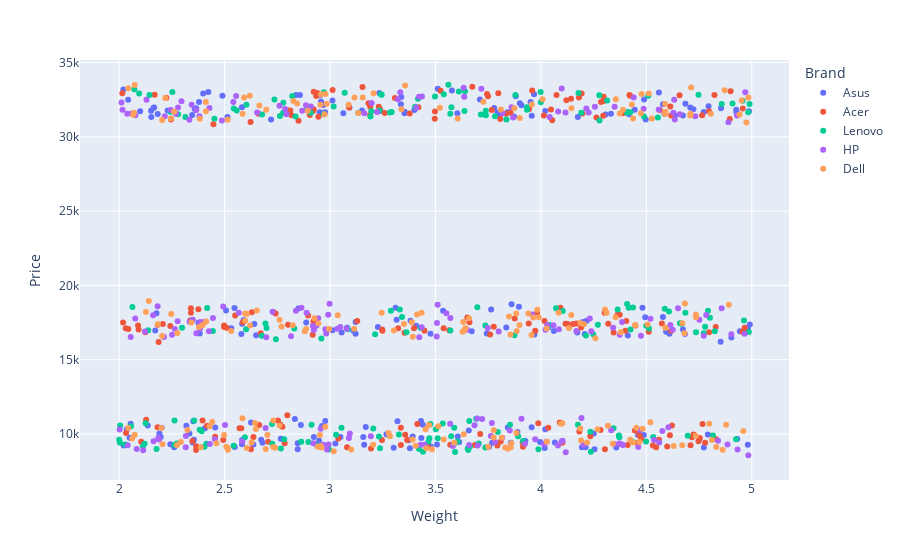

The cell this chart's notebook holds for it:
### Code cell
fig = px.scatter(data_frame=df, x = 'Weight', y = 'Price', color = 'Brand')
fig.show()

### Figure 1 — Plotly figure (JSON) as saved in the notebook; plotly's stock layout.template omitted (floating-point values rounded to 4 significant figures; data arrays with more than 128 entries replaced by an {"elided": "..."} marker saying what was removed)
{"data": [{"hovertemplate": "Brand=Asus<br>Weight=%{x}<br>Price=%{y}<extra></extra>", "legendgroup": "Asus", "marker": {"color": "#636efa", "symbol": "circle"}, "mode": "markers", "name": "Asus", "orientation": "v", "showlegend": true, "type": "scatter", "x": {"elided": "206 float values"}, "xaxis": "x", "y": {"elided": "206 float values"}, "yaxis": "y"}, {"hovertemplate": "Brand=Acer<br>Weight=%{x}<br>Price=%{y}<extra></extra>", "legendgroup": "Acer", "marker": {"color": "#EF553B", "symbol": "circle"}, "mode": "markers", "name": "Acer", "orientation": "v", "showlegend": true, "type": "scatter", "x": {"elided": "204 float values"}, "xaxis": "x", "y": {"elided": "204 float values"}, "yaxis": "y"}, {"hovertemplate": "Brand=Lenovo<br>Weight=%{x}<br>Price=%{y}<extra></extra>", "legendgroup": "Lenovo", "marker": {"color": "#00cc96", "symbol": "circle"}, "mode": "markers", "name": "Lenovo", "orientation": "v", "showlegend": true, "type": "scatter", "x": {"elided": "190 float values"}, "xaxis": "x", "y": {"elided": "190 float values"}, "yaxis": "y"}, {"hovertemplate": "Brand=HP<br>Weight=%{x}<br>Price=%{y}<extra></extra>", "legendgroup": "HP", "marker": {"color": "#ab63fa", "symbol": "circle"}, "mode": "markers", "name": "HP", "orientation": "v", "showlegend": true, "type": "scatter", "x": {"elided": "190 float values"}, "xaxis": "x", "y": {"elided": "190 float values"}, "yaxis": "y"}, {"hovertemplate": "Brand=Dell<br>Weight=%{x}<br>Price=%{y}<extra></extra>", "legendgroup": "Dell", "marker": {"color": "#FFA15A", "symbol": "circle"}, "mode": "markers", "name": "Dell", "orientation": "v", "showlegend": true, "type": "scatter", "x": {"elided": "210 float values"}, "xaxis": "x", "y": {"elided": "210 float values"}, "yaxis": "y"}], "layout": {"legend": {"title": {"text": "Brand"}, "tracegroupgap": 0}, "margin": {"t": 60}, "xaxis": {"anchor": "y", "domain": [0, 1], "title": {"text": "Weight"}}, "yaxis": {"anchor": "x", "domain": [0, 1], "title": {"text": "Price"}}}}
